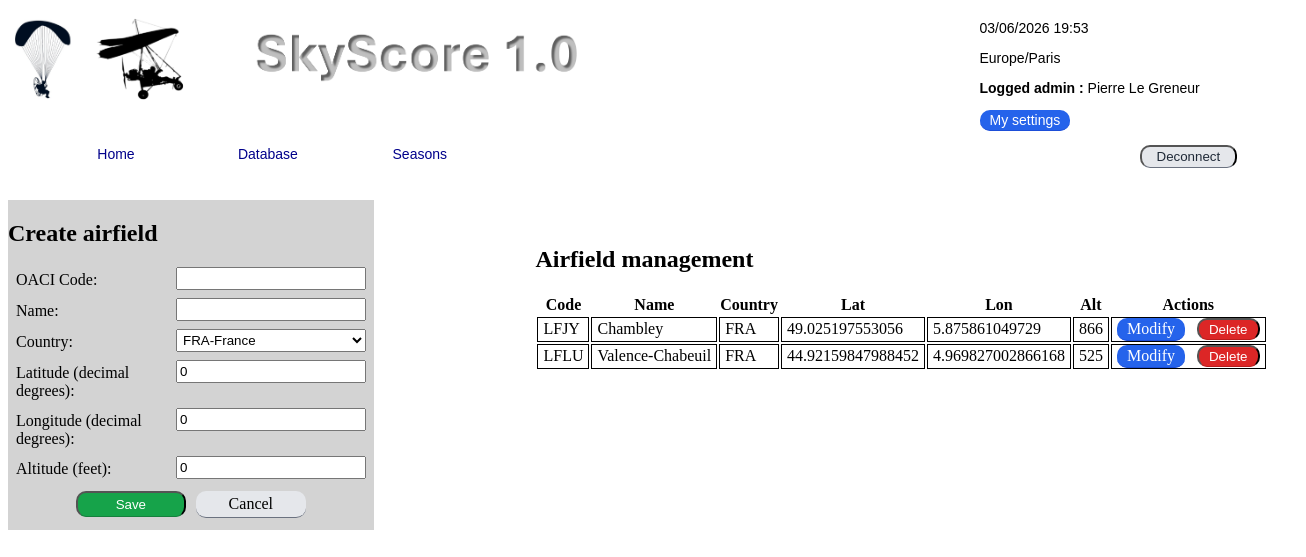
Page /database/airfield/ (signed in) on the committed database.
### database/models.py (models this page shows, shortened)
class Country(models.Model):
    iso3 = models.CharField(max_length=3)
    name = models.CharField(max_length=100)
    phone_dial_code = models.CharField(max_length=8, blank=True, null=True)
    class Meta:
        verbose_name = 'Country'
        verbose_name_plural = 'Countries'
        ordering = ['iso3']
        db_table = 'competition_country'
    def __str__(self):
        text = self.iso3 + '-' + self.name
        if len(text) > 30:
            text = self.iso3 + '-' + self.name[0:26] + '...'
        return text

class Airfield(models.Model):
    code = models.CharField(max_length=6)
    name = models.CharField(max_length=50)
    country = models.ForeignKey(Country, on_delete=models.SET_DEFAULT, default=66, related_name='airfields')
    lon = models.FloatField(default=0)
    lat = models.FloatField(default=0)
    alt = models.IntegerField(default=0)
    class Meta:
        verbose_name = 'Airfield'
        verbose_name_plural = 'Airfields'
        ordering = ['country', 'code']
        db_table = 'competition_airfield'

### database/views.py (the view)
# urls.py: path('airfield/', views.airfield_list_view, name='airfield_list'),
@login_required
@user_passes_test(_can_manage_database)
def airfield_list_view(request):
    return _render_airfield_page(request, AirfieldForm(), show_create=True)

### database/forms.py (shortened to what this page needs)
class AirfieldForm(forms.ModelForm):
    class Meta:
        model = Airfield
        fields = ['code', 'name', 'country', 'lat', 'lon', 'alt']
        labels = {
            'code': 'OACI Code',
            'name': 'Name',
            'country': 'Country',
            'lat': 'Latitude (decimal degrees)',
            'lon': 'Longitude (decimal degrees)',
            'alt': 'Altitude (feet)',
        }

### common/models.py (called while the page is built)
    def effective_roles(self):
        roles = {self.role}
        roles.update(self.roles or [])
        expanded_roles = set(roles)
        for role in list(roles):
            expanded_roles.update(self.ROLE_HIERARCHY.get(role, set()))
        expanded_roles.add('PUB')
        return expanded_roles

    def has_role(self, role):
        return role in self.effective_roles()

    def has_any_role(self, role_set):
        return any(self.has_role(role) for role in role_set)

    def can_manage_database(self):
        return self.has_role('ADM')

    def can_manage_seasons(self):
        return self.has_any_role({'ADM', 'ORG'})

### common/utils/context.py (called while the page is built)
def base_context(request):
    logged_admin = ''
    if request.user.is_authenticated:
        full_name = request.user.get_full_name().strip()
        logged_admin = full_name or request.user.email
    return {
        'current_date_time': localtime(),
        'tzinfo': 'Europe/Paris',
        'loggedAdmin': logged_admin,
    }

### common/utils/localTime.py (called while the page is built)
def dateTimeParis():
    now = datetime.now(tz=ZoneInfo("Europe/Paris"))
    return now.strftime("%d/%m/%Y %H:%M")

def localtime():
    return dateTimeParis()

### common/utils/maps.py (called while the page is built)
def _float_or_none(value):
    if value in (None, ''):
        return None
    try:
        return float(Decimal(str(value)))
    except (InvalidOperation, TypeError, ValueError):
        return None

def _has_valid_coordinates(lat, lon):
    if lat is None or lon is None:
        return False
    if not (-90 <= lat <= 90 and -180 <= lon <= 180):
        return False
    if lat == 0 and lon == 0:
        return False
    return True

def default_tile_url():
    return '/osm-tiles/{z}/{x}/{y}.png'

def airfield_map_from_form(form):
    lat = _float_or_none(form['lat'].value())
    lon = _float_or_none(form['lon'].value())
    if lat == 0 and lon == 0:
        lat = None
        lon = None
    code = (form['code'].value() or '').strip()
    name = (form['name'].value() or '').strip()
    title = ' - '.join(part for part in [code, name] if part) or 'Airfield'
    return airfield_map_html(lat=lat, lon=lon, title=title)

### templates/database/airfield_list.html (shortened to what this page needs)
{% extends 'base.html' %}
{% load static %}
{% block extra_css %}
<link rel="stylesheet" type="text/css" href="{% static 'css/styleBaseDataBase.css' %}" />
{% endblock %}
{% block content %}
{% if show_create_form or show_edit_form %}
<section id="asideContent">
    <h2>{{ aside_title }}</h2>
    <form method="post" action="{% if form_action_pk %}{% url form_action form_action_pk %}{% else %}{% url form_action %}{% endif %}">
        {{ form.as_p }}
        <p class="form-actions">
            <button class="BtnValidate" type="submit">Save</button>
            <a class="BtnCancel" href="{% url 'database:airfield_list' %}">Cancel</a>
        </p>
    </form>
</section>
{% endif %}
<section id="mainContent">
    <h2>Airfield management</h2>
    <table>
        <thead>
            <tr>
                <th>Code</th>
                <th>Name</th>
                <th>Country</th>
                <th>Lat</th>
                <th>Lon</th>
                <th>Alt</th>
                <th>Actions</th>
            </tr>
        </thead>
        <tbody>
            {% for airfield in airfields %}
                <tr>
                    <td>{{ airfield.code }}</td>
                    <td>{{ airfield.name }}</td>
                    <td>{{ airfield.country.iso3 }}</td>
                    <td>{{ airfield.lat }}</td>
                    <td>{{ airfield.lon }}</td>
                    <td>{{ airfield.alt }}</td>
                    <td>
                        <a class="BtnModify" href="{% url 'database:airfield_edit' airfield.pk %}">Modify</a>
                        <form method="post" action="{% url 'database:airfield_delete' airfield.pk %}" style="display:inline; margin-left: 8px;" onsubmit="return confirm('Confirm deletion of ' + '{{ airfield.code|escapejs }}' + ' - ' + '{{ airfield.name|escapejs }}' + ' ?');">
                            <button class="BtnDelete" type="submit">Delete</button>
                        </form>
                    </td>
                </tr>
            {% empty %}
                <tr>
                    <td colspan="7">No airfield available.</td>
                </tr>
            {% endfor %}
        </tbody>
    </table>
</section>
{% endblock %}

### static/css/styleBaseHome.css (style rules this page uses)
:root { --header-height: clamp(80px, 15vh, 140px); --menu-height: clamp(42px, 6vh, 64px); --safe-top: env(safe-area-inset-top, 0px); --header-offset: 2px; }
body { background-color: transparent; }
.BtnSubmit, .BtnCancel, .BtnModify, .BtnDelete, .BtnValidate { width:auto; display: inline-block; box-sizing: border-box; text-align: center; text-decoration: none; border-radius: 10px; padding: 2px 10px; }
.BtnSubmit, .BtnCancel { color: #1f2937; background-color: #e5e7eb; border-bottom: 1px solid #6b7280; }
.BtnModify { color: #ffffff; background-color: #2563eb; border-bottom: 1px solid #1d4ed8; }
.BtnDelete { color: #ffffff; background-color: #dc2626; border-bottom: 1px solid #b91c1c; }
.BtnValidate { color: #ffffff; background-color: #16a34a; border-bottom: 1px solid #15803d; }
body section#mainContent { position : absolute; width: 80%; top : calc(var(--safe-top) + var(--header-offset) + var(--header-height) + var(--menu-height) + 2%); left: 0%; margin-top: 2%; margin-bottom: 2%; margin-left: 10%; margin-right: 20%; padding: 0px; z-index: 1; }
form label { display : block; width : 150px; float : left; text-align: right; padding : 4px 10px 0 0; }

### rows in the picture
Airfield: code "LFJY", name "Chambley", country.iso3 "FRA", lat "49.025197553056", lon "5.875861049729", alt "866"
Airfield: code "LFLU", name "Valence-Chabeuil", country.iso3 "FRA", lat "44.92159847988452", lon "4.969827002866168", alt "525"

### other values in the picture
{{ current_date_time }} "03/06/2026 19:53"
{{ tzinfo }} "Europe/Paris"
{{ loggedAdmin }} "Pierre Le Greneur"
{{ aside_title }} "Create airfield"
